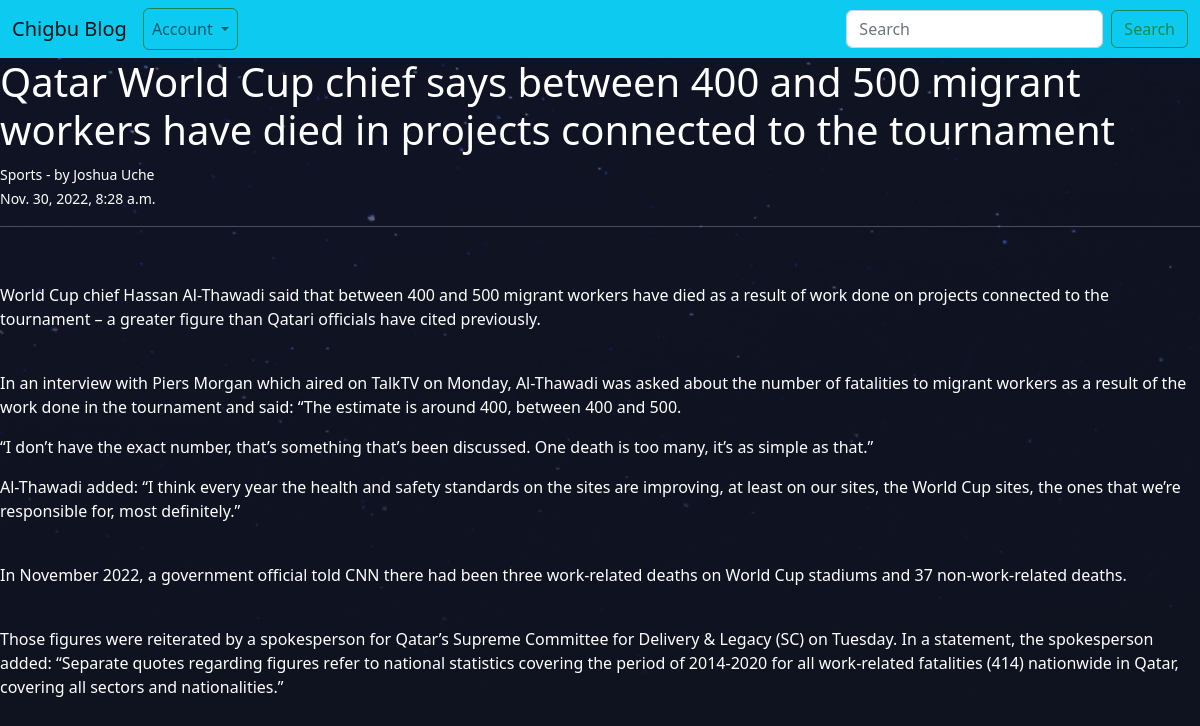
Page /9/ on the committed database.
### blog/models.py (models this page shows, shortened)
class Reg(models.Model):
    title = models.CharField(max_length=255)
    title_tag = models.CharField(max_length=255)
    author = models.ForeignKey(User, on_delete=models.CASCADE)
    category = models.CharField(max_length=255)
    body = models.TextField()
    pub_date = models.DateTimeField(auto_now_add=True)

### blog/views.py (the view)
# urls.py: path('<int:pk>/', DetailV.as_view(), name='details'),
class DetailV(DetailView):
    model = Reg
    template_name = 'blog/art_det.html'

### blog/templates/blog/art_det.html (shortened to what this page needs)
{% extends 'blog/navbar.html' %}
{% block content %}
    <h1>
        {{ reg.title}}
    </h1>
    <small>
        {{ reg.category }} - by {{ reg.author.last_name }} {{ reg.author.first_name }}
    </small>
    <small>
        {{ reg.pub_date }}
    </small>
    <hr>
    <p>
        {{ reg.body|safe }}
    </p>
{% endblock %}

### rows in the picture
Reg: title "Qatar World Cup chief says between 400 and 500 migrant workers have died in projects connected to the tournament", category "Sports", author.last_name "Joshua", author.first_name "Uche", pub_date "Nov. 30, 2022, 8:28 a.m.", body "World Cup chief Hassan Al-Thawadi said that between 400 and 500 migrant workers have died as a result of work done on projects connected to the tournament – a greater figure than Qatari officials have cited previously. In an interview with Piers Morgan which aired on TalkTV on Monday, Al-Thawadi was asked about the number of fatalities to migrant workers as a result of the work done in the tournament and said: “The estimate is around 400, between 400 and 500. “I don’t have the exact number, that’s something that’s been discussed. One death is too many, it’s as simple as that.” Al-Thawadi added: “I think every year the health and safety standards on the sites are improving, at least on our…"
